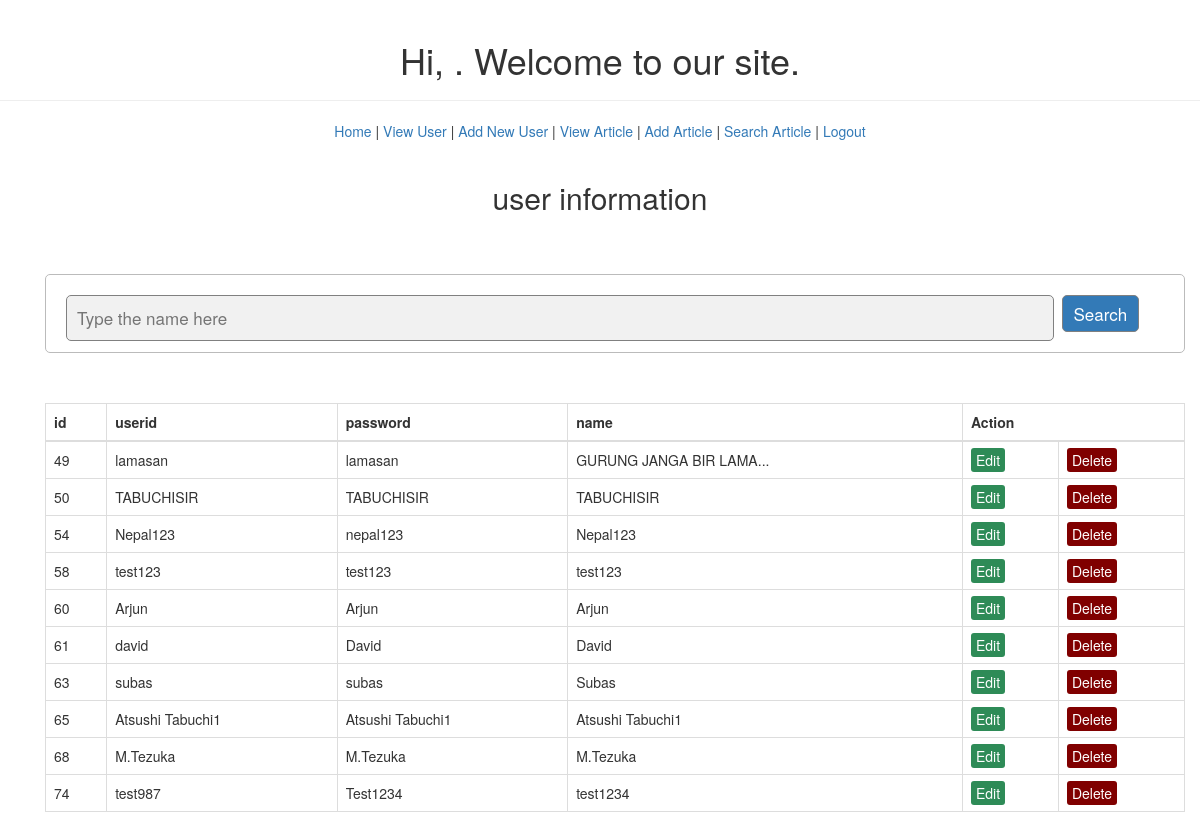
Screenshot of /admin/view_user.php (signed in) with the database file from the repository.
### tables this page shows
CREATE TABLE `users` (
  `id` int(9) NOT NULL,
  `userID` varchar(30) NOT NULL,
  `password` varchar(255) NOT NULL,
  `name` char(30) NOT NULL
);

### admin/view_user.php (the view, shortened to what this page needs)
<?php session_start();
require_once("connect.php")
?>
<!DOCTYPE html>
<html>
<head>
        <link rel="stylesheet" type="text/css" href="../style.css">
        <link rel="stylesheet" href="https://maxcdn.bootstrapcdn.com/bootstrap/3.3.7/css/bootstrap.css">
        <link rel="stylesheet" href="https://maxcdn.bootstrapcdn.com/bootstrap/3.4.1/css/bootstrap.min.css">
</head>
<body>
<div class="page-header">
  <h1>Hi, <b><?php echo htmlspecialchars($_SESSION["name"]); ?></b>. Welcome to our site.</h1>
    </div>
    <a href="index.php">Home</a> | <a href='view_user.php'>View User</a> | <a href="adduser.php">Add New User</a> | <a href='article_view.php'>View Article</a> | <a href='add_article.php'>Add Article</a> | <a href='article_search.php'>Search Article</a> |
    <a href='logout.php'>Logout</a>
<br/><br/>
<div class="container">
    <h2>user information</h2>
    <div class="container">
        <form action="view_user.php" method="POST" class="form">
        <input type="text" placeholder="Type the name here" name="search">&nbsp;
        <input type="submit" value="Search" name="btn" class="btn btn-sm btn-primary">
        </form>
                <table class="table table-bordered">
         <thead>
        <tr>
            <th>id</th>
            <th>userid</th>
            <th>password</th>
            <th>name</th>
            <th colspan="2">Action</th>
        </tr>
    </thead>
<?php
$name = $_POST['search'];
$result = mysqli_query($conn, "SELECT * FROM users
WHERE id LIKE '%{$name}%' OR userID LIKE '%{$name}%' OR name LIKE '%{$name}%'");
?>
    <?php
    while($row = $result->fetch_assoc()){
    ?>
    <tr>
        <td><?php echo($row['id']); ?></td>
        <td><?php echo($row['userID']); ?></td>
        <td><?php echo($row['password']); ?></td>
        <td><?php echo($row['name']); ?></td>
        <td><a href="useredit.php?id=<?php echo $row['id']; ?>" class="edit_btn">Edit</a></td>
        <td><a href="deleteuser.php?id=<?php echo $row['id']; ?>" class="del_btn" onclick="return confirm('Are you sure?')">Delete</a></td>
   </tr>
   <?php }
?>
 </table>
</div>
</body>
</html>

### style.css (style rules this page uses)
body { font-size: 19px; }
table { width: 50%; margin: 30px auto; border-collapse: collapse; text-align: left; }
tr { border-bottom: 1px solid #cbcbcb; }
th, td { border: none; height: 30px; padding: 2px; }
form { width: 45%; margin: 50px auto; text-align: left; padding: 20px; border: 1px solid #bbbbbb; border-radius: 5px; }
.btn { padding: 10px; font-size: 15px; color: white; background: #5F9EA0; border: none; border-radius: 5px; }
.edit_btn { text-decoration: none; padding: 2px 5px; background: #2E8B57; color: white; border-radius: 3px; }
.del_btn { text-decoration: none; padding: 2px 5px; color: white; border-radius: 3px; background: #800000; }

### admin/view_user.php (style rules this page uses)
body { font: 14px sans-serif; text-align: center; }
.form { width: 100%; margin: 50px auto; text-align: left; padding: 20px; border: 1px solid #bbbbbb; border-radius: 5px; }
.form input[type=text] { padding: 10px; font-size: 17px; border: 1px solid grey; float: left; width: 90%; background: #f1f1f1; border-radius: 5px; }
.form input[type=submit] { font-size: 17px; border: 1px solid grey; width: 7%; height:5%; border-radius: 5px; }

### rows the page displays
users: id "49", userID "lamasan", password "lamasan", name "GURUNG JANGA BIR LAMA..."
users: id "50", userID "TABUCHISIR", password "TABUCHISIR", name "TABUCHISIR"
users: id "54", userID "Nepal123", password "nepal123", name "Nepal123"
users: id "58", userID "test123", password "test123", name "test123"
users: id "60", userID "Arjun", password "Arjun", name "Arjun"
users: id "61", userID "david", password "David", name "David"
users: id "63", userID "subas", password "subas", name "Subas"
users: id "65", userID "Atsushi Tabuchi1", password "Atsushi Tabuchi1", name "Atsushi Tabuchi1"
users: id "68", userID "M.Tezuka", password "M.Tezuka", name "M.Tezuka"
users: id "74", userID "test987", password "Test1234", name "test1234"
